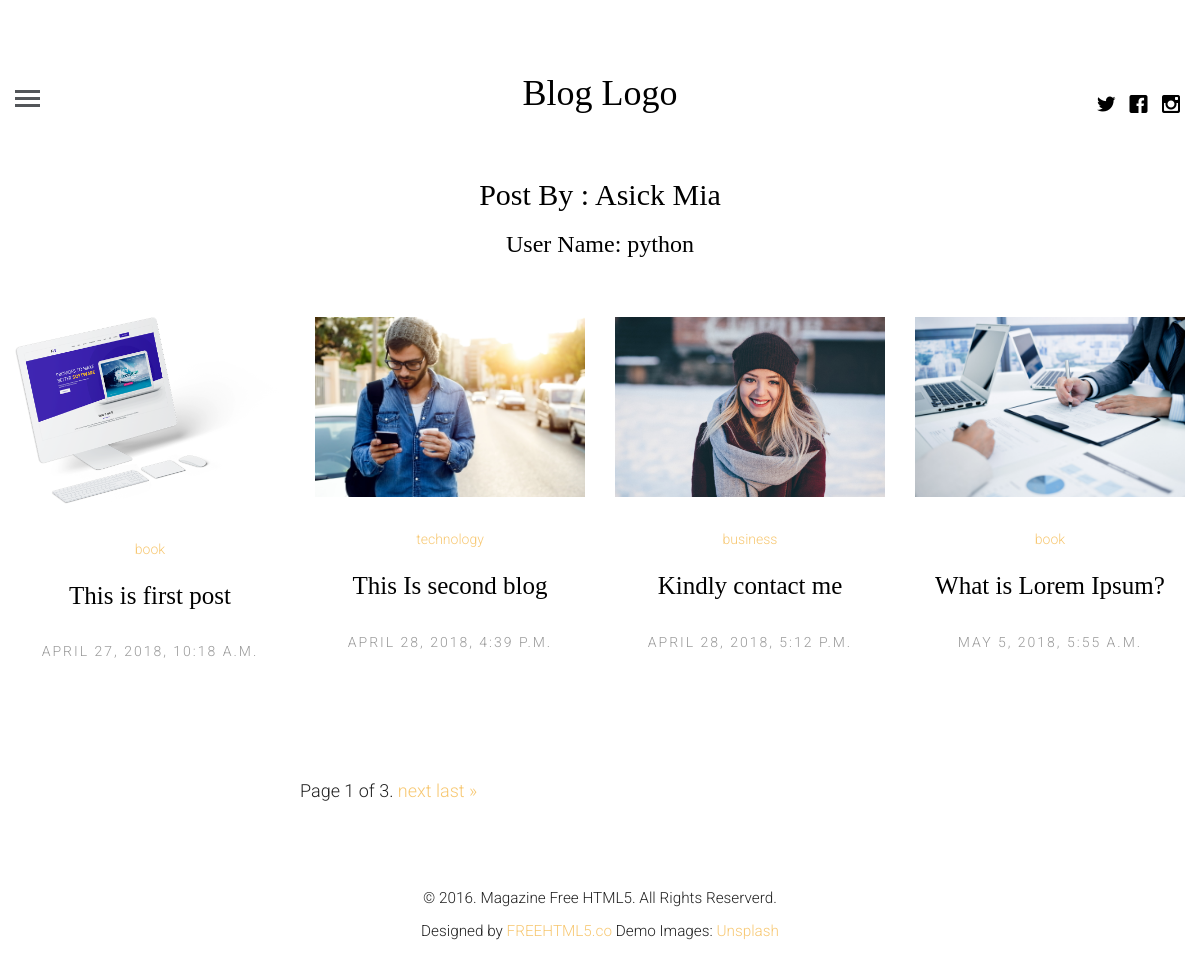
/profile/python, run on an earlier commit of the app's database.
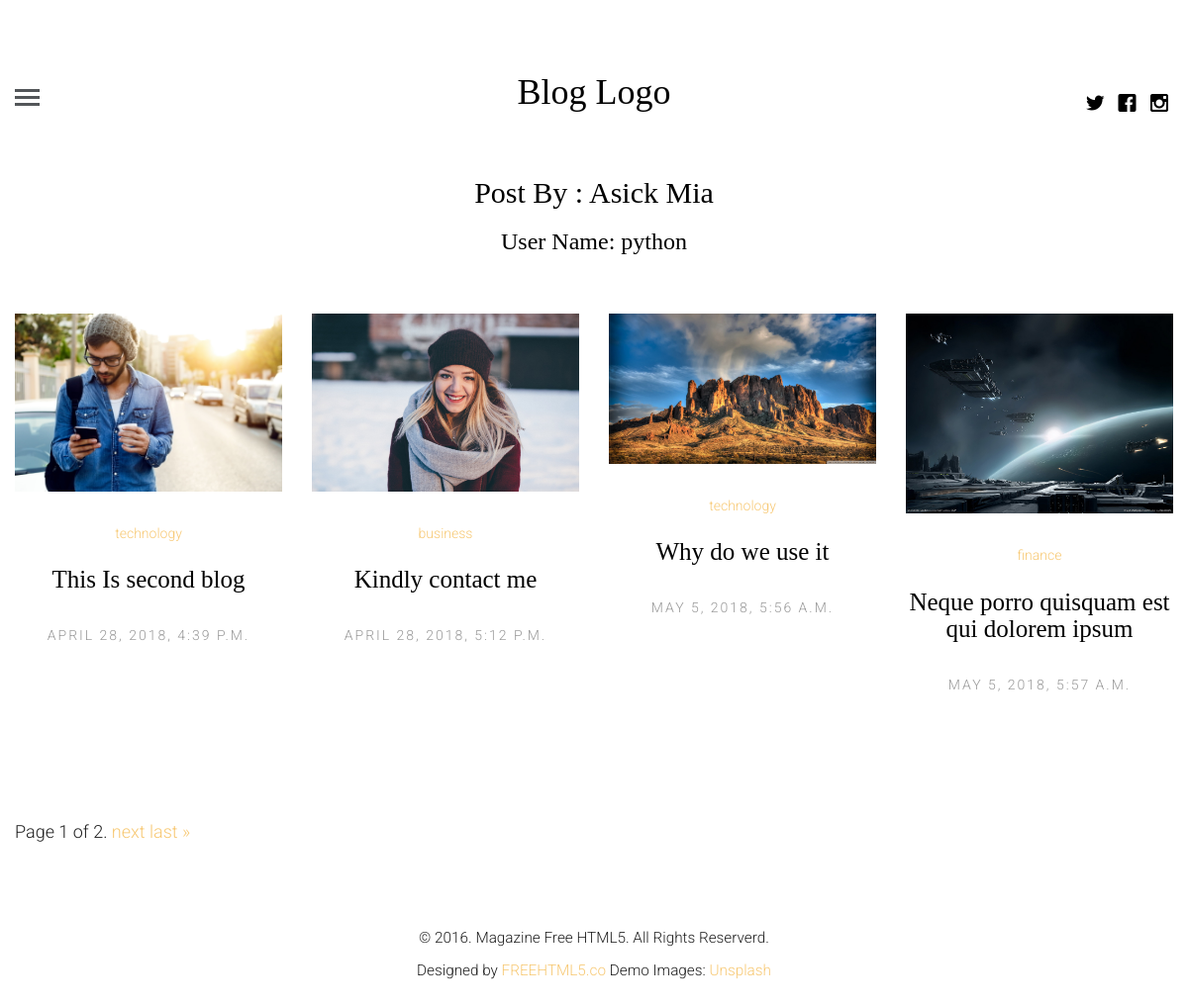
And on a later commit of the database.
### blogapp/models.py (models this page shows, shortened)
class Article(models.Model):
    article_author = models.ForeignKey(Author, on_delete=models.CASCADE)
    title = models.CharField(max_length=200)
    body = models.TextField()
    image = models.FileField()
    category = models.ForeignKey(Category, on_delete=models.CASCADE)
    posted_on = models.DateTimeField(auto_now=False, auto_now_add=True)
    update_on = models.DateTimeField(auto_now=True, auto_now_add=False)
    class Meta:
        verbose_name = "Blog Article"
        verbose_name_plural = "Articles"
    def single_post_url(self):
        return reverse("blog:single_post", kwargs={"id": self.id } )
    def topic_url(self):
        return reverse("blog:topic", kwargs={"name": self.category.name})

class Category(models.Model):
    name = models.CharField(max_length=100)
    def __str__(self):
        return self.name

### blogapp/views.py (the view)
# urls.py: path('profile/<name>', views.profile.as_view(), name="profile"),
class profile(View):
    template_name = 'profile.html'
    def get(self, request, name):
        post_author = get_object_or_404(User, username=name)
        auth = get_object_or_404(Author, name=post_author.id)
        post = Article.objects.filter(article_author=auth.id)
        paginator = Paginator(post, 4)
        page = request.GET.get('page')
        total_article = paginator.get_page(page)
        context = {
            'post': total_article,
            'auth': auth,
        }
        return render(request, self.template_name, context)

### blogapp/templates/profile.html (shortened to what this page needs)
{% extends 'base.html' %}
{% load static %}
	{% block content %}
		<div class="container text-center" style="margin-bottom:50px;">
			<h2>Post By : {{ auth.name.get_full_name }}</h2>
			<h3>User Name: {{ auth.name.username }}</h3>
		</div>
		{% for p in post %}
		<article class="col-lg-3 col-md-3 col-sm-3 col-xs-6 col-xxs-12 animate-box">
			<figure>
				<a href="{{ p.single_post_url }}"><img src="{{ p.image.url }}" alt="Image" class="img-responsive"></a>
			</figure>
			<span class="fh5co-meta"><a href="{{ p.topic_url }}">{{ p.category }}</a></span>
			<h2 class="fh5co-article-title"><a href="{{ p.single_post_url }}">{{ p.title }}</a></h2>
			<span class="fh5co-meta fh5co-date">{{ p.posted_on }}</span>
		</article>
		{% endfor %}
	    <div class="container-fluid">
			<div class="pagination">
				<span class="step-links">
					<span class="current">
						Page {{ post.number }} of {{ post.paginator.num_pages }}.
					</span>
					{% if post.has_next %}
						<a href="?page={{ post.next_page_number }}">next</a>
						<a href="?page={{ post.paginator.num_pages }}">last &raquo;</a>
					{% endif %}
				</span>
			</div>
		</div>
	{% endblock %}

What changed in the data, as far as the page shows it:
removed Article: image (picture), category "book", title "This is first post", posted_on "APRIL 27, 2018, 10:18 A.M."
removed Article: image (picture), category "book", title "What is Lorem Ipsum?", posted_on "MAY 5, 2018, 5:55 A.M."
now on this page (row unchanged): Article: image (picture), category "technology", title "Why do we use it", posted_on "MAY 5, 2018, 5:56 A.M."
now on this page (row unchanged): Article: image (picture), category "finance", title "Neque porro quisquam est qui dolorem ipsum", posted_on "MAY 5, 2018, 5:57 A.M."
Also different on the page:
{{ post.paginator.num_pages }}: "3" → "2"
